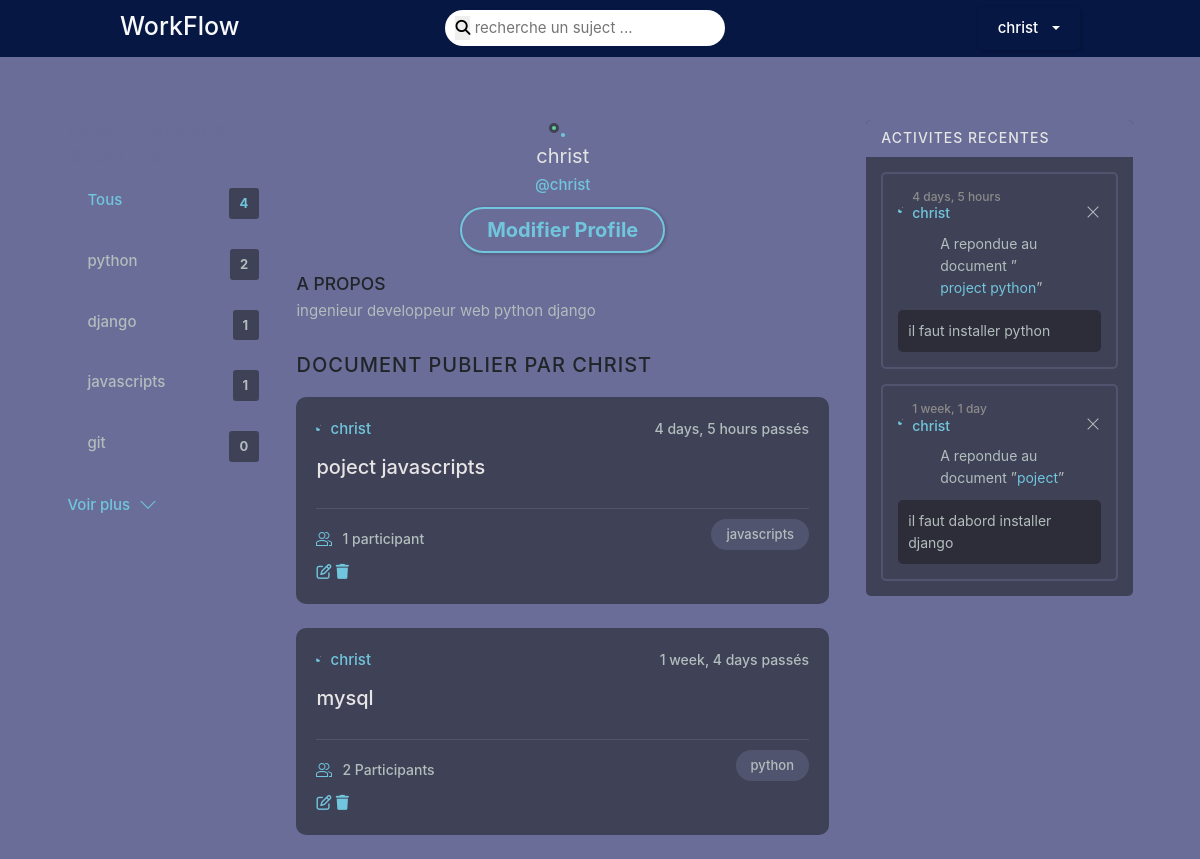
/profile/1/ (signed in), run on the app's committed database.
### authuser/models.py (models this page shows)
class User(AbstractUser):
    username = models.CharField(max_length=500, null=True)
    email = models.EmailField(unique=True, null=True)
    bio = models.TextField(null=True)
    localisation = models.CharField(max_length=100,null=True)
    avatar = models.ImageField(upload_to='media/avataruser', null=True,blank=True)
    USERNAME_FIELD = 'email'
    REQUIRED_FIELDS = ['username']

### forum/models.py (models this page shows, shortened)
class Suject(models.Model):
    noms_suj = models.CharField(max_length=200)
    group = models.ForeignKey(Group,on_delete=models.CASCADE,null=True,blank=True)

class Document(models.Model):
    auteur = models.ForeignKey(User,on_delete=models.SET_NULL,null=True)
    suject = models.ForeignKey(Suject,on_delete=models.SET_NULL,null=True)
    group = models.ForeignKey(Group, on_delete=models.CASCADE, null=True, blank=True)
    noms_doc = models.CharField(max_length=200)
    description = models.TextField(null=True,blank=True)
    participant = models.ManyToManyField(User, related_name='participant',blank=True)
    modifier_doc = models.DateTimeField(auto_now=True)
    creer_doc = models.DateTimeField(auto_now_add=True)
    class Meta:
        ordering = ['-modifier_doc','-creer_doc']

class Message(models.Model):
    user = models.ForeignKey(User,on_delete=models.CASCADE)
    document = models.ForeignKey(Document,on_delete=models.CASCADE)
    group = models.ForeignKey(Group, on_delete=models.CASCADE, null=True, blank=True)
    corp = models.TextField()
    modifier_message = models.DateTimeField(auto_now=True)
    creer_message = models.DateTimeField(auto_now_add=True)
    class Meta:
        ordering = ['-creer_message']

### authuser/views.py (the view)
# urls.py: path('profile/<int:pk>/',views.profile,name='profile'),
@login_required(login_url='login')
def profile(request,pk):
    user = User.objects.get(id=pk)
    document = user.document_set.all()
    message = user.message_set.all()
    suject = Suject.objects.all()
    context = {
        'user':user,
        'document':document,
        'message':message,
        'suject':suject
    }
    return render(request,'authuser/profile.html',context)

### templates/authuser/profile.html (shortened to what this page needs)
{% extends 'menu/base.html' %}
{% load static %}
{% block content %}
{% include 'menu/navbar.html' %}
<br><br><br><br>
<main class="profile-page layout layout--3">
    <div class="container">
    <div class="topics">
        <div class="topics__header">
            <h2>Parcourir vos sujects</h2>
        </div>
        <ul class="topics__list">
          <li>
              <a href="{% url 'accueil' %}" class="active">Tous <span>{{suject.count}}</span></a>
          </li>
          {% for suj in suject %}
          <li>
              <a href="{% url 'accueil' %}?q={{suj.noms_suj}}">{{suj.noms_suj}}<span>{{suj.document_set.all.count}}</span></a>
          </li>
          {% endfor %}
      </ul>
        <a class="btn btn--link" href="">
            Voir plus
            <svg version="1.1" xmlns="http://www.w3.org/2000/svg" width="32" height="32" viewBox="0 0 32 32">
                <title>Voir plus</title>
                <path d="M16 21l-13-13h-3l16 16 16-16h-3l-13 13z"></path>
            </svg>
        </a>
    </div>
      <div class="roomList">
        <div class="profile">
          <div class="profile__avatar">
            <div class="avatar avatar--large active">
            </div>
          </div>
          <div class="profile__info">
            <h3>{{user.username}}</h3>
            <p>@{{user.username}}</p>
            {% if request.user == user %}
            <a href="{% url 'modifier-profile' %}" class="btn btn--main btn--pill">Modifier Profile</a>
            {% endif %}
          </div>
          <div class="profile__about">
            <h3 class="text-dark">A propos</h3>
            <p>
             {{user.bio}}
            </p>
          </div>
        </div>
        <div class="roomList__header">
          <div>
            <h2 class="text-dark">Document publier par  {{user.username}}</a>
            </h2>
          </div>
        </div>
        {% include 'menu/feed.html' %}
      </div>
      <div class="activities">
        <div class="activities__header">
            <h2>Activites Recentes</h2>
        </div>
        {% for mes in message %}
        <div class="activities__box">
            <div class="activities__boxHeader roomListRoom__header">
                <a href="" class="roomListRoom__author">
                    <div class="avatar avatar--small">
                    </div>
                    <p>
                        <span>{{mes.creer_message|timesince}} </span>
                        {{mes.user.username}}
                    </p>
                </a>
                <div class="roomListRoom__actions">
                  {% if request.user == mes.user %}
                    <a href="{% url 'delete-message' mes.id %}">
                        <svg version="1.1" xmlns="http://www.w3.org/2000/svg" width="32" height="32" viewBox="0 0 32 32">
                            <title>supprimer</title>
                            <path
                                d="M27.314 6.019l-1.333-1.333-9.98 9.981-9.981-9.981-1.333 1.333 9.981 9.981-9.981 9.98 1.333 1.333 9.981-9.98 9.98 9.98 1.333-1.333-9.98-9.98 9.98-9.981z">
                            </path>
                        </svg>
                    </a>
                    {% endif %}
                </div>
            </div>
            <div class="activities__boxContent">
                <p>A repondue au document ”<a href="{% url 'document' mes.document.id %}">{{mes.document.noms_doc}}</a>”</p>
                <div class="activities__boxRoomContent">{{mes.corp}}</div>
            </div>
        </div>
        {% endfor %}
    </div>
    </div>
  </main>
{% endblock %}

### templates/menu/navbar.html (shortened to what this page needs)
{% load static %}
<nav>
    <div class="containers">
        <h1 class="logo"><a href="{% url 'accueil' %}" class="text-light">WorkFlow</a></h1>
        <form action="{% url 'accueil' %}" method="GET">
            <div class="search-bar">
                <button type="submit"><i class="fa-solid fa-magnifying-glass"></i></button>
                <input type="text" name="q" placeholder="recherche un suject ...">
            </div>
        </form>
        <div class="create">
            {% if user.avatar %}
            <div class="profile-photo">
                <a href="{% url 'modifier-profile' %}"><img src="{{user.avatar.url}}" alt="bomm"></a>
            </div>
            {% else %}
            <div class="profile-photo">
            </div>
            {% endif %}
            <div class="dropdown">
                <button class="btn btn-secondary dropdown-toggle" type="button" data-bs-toggle="dropdown" aria-expanded="false">
                  {{request.user.username}}
                </button>
              </div>
        </div>
    </div>
    </nav>

### templates/menu/feed.html (shortened to what this page needs)
{% load static %}
{% for doc in document %}
<div class="roomListRoom">
    <div class="roomListRoom__header">
        <a href="{% url 'profile' doc.auteur.id %}" class="roomListRoom__author">
            <div class="avatar avatar--small">
            </div>
            <span>{{doc.auteur.username}}</span>
        </a>
        <div class="roomListRoom__actions">
            <span>
                {{doc.creer_doc|timesince}} passés <br>
            </span>
        </div>
    </div>
    <div class="roomListRoom__content">
        <a href="{% url 'document' doc.id %}">{{doc.noms_doc}}</a>
    </div>
    <div class="roomListRoom__meta">
        <a href="" class="roomListRoom__joined">
            {% if doc.participant.all.count == 1 %}
            {{doc.participant.all.count}} participant
            {% else %}
            {{doc.participant.all.count}} Participants
            {% endif %}
        </a>
        <p class="roomListRoom__topic">{{doc.suject.noms_suj}}</p>
    </div>
    {% if doc.auteur == request.user %}
    <a href="{% url 'modifier-document' doc.id %}"><i class="fa-regular fa-pen-to-square"></i></a>
    <a href="{% url 'delete' doc.id %}"><i class="fa-solid fa-trash"></i></a>
    {% endif %}
</div>
{% endfor %}

### data on the page
User: user.username "christ", username "christ", bio "ingenieur developpeur web python django", username "CHRIST"
Suject: noms_suj "python", document_set.all.count "2"
Suject: noms_suj "django", document_set.all.count "1"
Suject: noms_suj "javascripts", document_set.all.count "1"
Suject: noms_suj "git", document_set.all.count "0"
Document: auteur.username "christ", creer_doc "4 days, 5 hours", noms_doc "poject javascripts", participant.all.count "1", suject.noms_suj "javascripts"
Document: auteur.username "christ", creer_doc "1 week, 4 days", noms_doc "mysql", participant.all.count "2", suject.noms_suj "python"
Message: creer_message "4 days, 5 hours", user.username "christ", document.noms_doc "project python", corp "il faut installer python"
Message: creer_message "1 week, 1 day", user.username "christ", document.noms_doc "poject", corp "il faut dabord installer django"

### other printed values
{{ suject.count }} "4"
